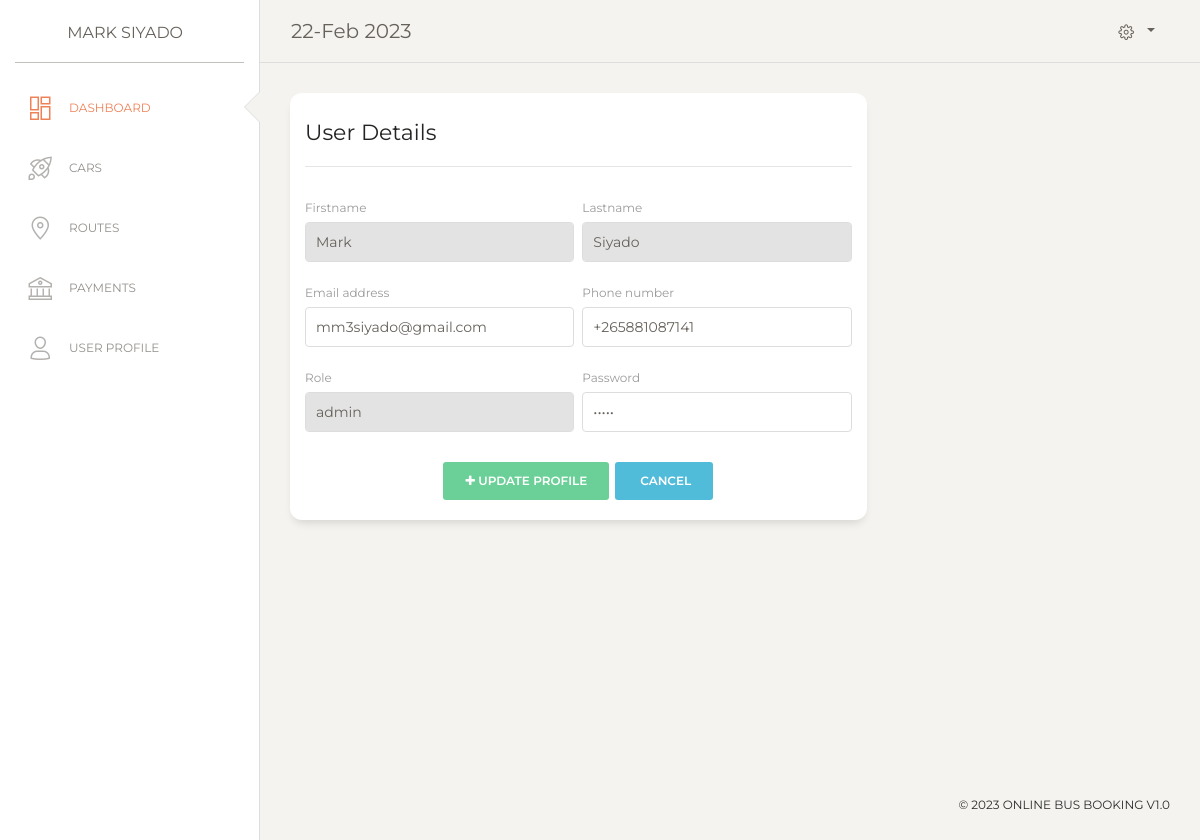
/update_profile.php (signed in), run on the app's committed database.
### tables this page shows
CREATE TABLE `users` (
  `id` int(100) NOT NULL,
  `fname` varchar(100) NOT NULL,
  `lname` varchar(100) NOT NULL,
  `email` varchar(100) NOT NULL,
  `type` varchar(100) NOT NULL,
  `location` varchar(100) NOT NULL,
  `programe` varchar(100) NOT NULL,
  `phone` varchar(100) NOT NULL,
  `regdate` varchar(100) NOT NULL
);

### update_profile.php (the view, shortened to what this page needs)
<?php
include('functions.php');
?>
<!DOCTYPE html>
<html lang="en">
<?php
  include('header.php');
 ?>
<body class="">
  <div class="wrapper ">
<?php include('sidebar.php')?>
    <div class="main-panel">
   <?php include('nav.php');?>
      <div class="content">
        <div class="row">
          <div class="col-md-8">
            <div class="card card-user">
              <div class="card-header">
                <h5 class="card-title">User Details</h5>
              </div>
              <hr>
              <div class="card-body">
                <form method="post" role="form" action="adduser.php">
                  <div class="row">
                    <div class="col-md-6 pr-1">
                      <div class="form-group">
                        <label>Firstname</label>
                        <input type="text" value='<?php echo $details['fname']?>' class="form-control" readonly="">
                      </div>
                    </div>
                    <div class="col-md-6 pl-1">
                      <div class="form-group">
                        <label>Lastname</label>
                        <input type="text" value='<?php echo $details['lname']?>'  class="form-control" readonly>
                      </div>
                    </div>
                  </div>
                  <div class="row">
                    <div class="col-md-6 pr-1">
                      <div class="form-group">
                        <label>Email address</label>
                      <input type="email" name="email" class="form-control" value='<?php echo $details['email']?>' required="">
                      </div>
                    </div>
                    <div class="col-md-6 pl-1">
                      <div class="form-group">
                        <label>Phone number</label>
                        <input type="text"  name="phone" class="form-control" value='<?php echo $details['phone']?>' required="">
                      </div>
                    </div>
                  </div>
                   <div class="row">
                    <div class="col-md-6 pr-1">
                      <div class="form-group">
                        <label>Role</label>
                      <input type="text"  class="form-control" value='<?php echo $details['type']?>' readonly="">
                      </div>
                    </div>
                    <div class="col-md-6 pl-1">
                      <div class="form-group">
                        <label>Password</label>
                        <input type="Password" value='<?php echo $details['type']?>'  name="pass" class="form-control"  required="">
                      </div>
                    </div>
                  </div>
                  <div class="row">
                    <div class="update ml-auto mr-auto">
                      <button type="submit" name="update_profile" class="btn btn-success "><i class="fa fa-plus"></i> Update Profile</button>
                      <button type="reset"  class="btn btn-info "><i class="fa fa-reflesh"></i> Cancel</button>
                    </div>
                  </div>
                </form>
              </div>
            </div>
          </div>
        </div>
      </div>
</body>
</html>

### sidebar.php (shortened to what this page needs)
<div class="sidebar" data-color="white" data-active-color="danger">
  <div class="logo">
    <a href="" class="simple-text logo-mini">
    </a>
    <a href="" class="simple-text logo-normal">
     <?php
     if(isset($_SESSION['user'])){
        $userid=$_SESSION['user'];
        $sql="select * from users where id ='$userid'";
        $run=$conn->query($sql);
        $details=$run->fetch_assoc();
        echo $details['fname'].' '.$details['lname'];
       }
    ?>
    </a>
  </div>
  <div class="sidebar-wrapper">
    <ul class="nav">
      <li class="active ">
        <a href="dashboard.php">
          <i class="nc-icon nc-layout-11"></i>
          <p>Dashboard</p>
        </a>
      </li>
      <li>
        <a href="cars.php">
          <i class="nc-icon nc-spaceship"></i>
          <p>Cars</p>
        </a>
      </li>
      <li>
        <a href="route.php">
          <i class="nc-icon nc-pin-3"></i>
          <p>Routes</p>
        </a>
      </li>
      <li>
        <a href="payments.php">
          <i class="nc-icon nc-bank"></i>
          <p>Payments</p>
        </a>
      </li>
      <li>
        <a href="update_profile.php">
          <i class="nc-icon nc-single-02"></i>
          <p>User Profile</p>
        </a>
      </li>
    </ul>
  </div>
</div>

### data on the page
users: fname "MARK", lname "SIYADO", fname "Mark", lname "Siyado", email "mm3siyado@gmail.com", phone "+265881087141", type "admin"
